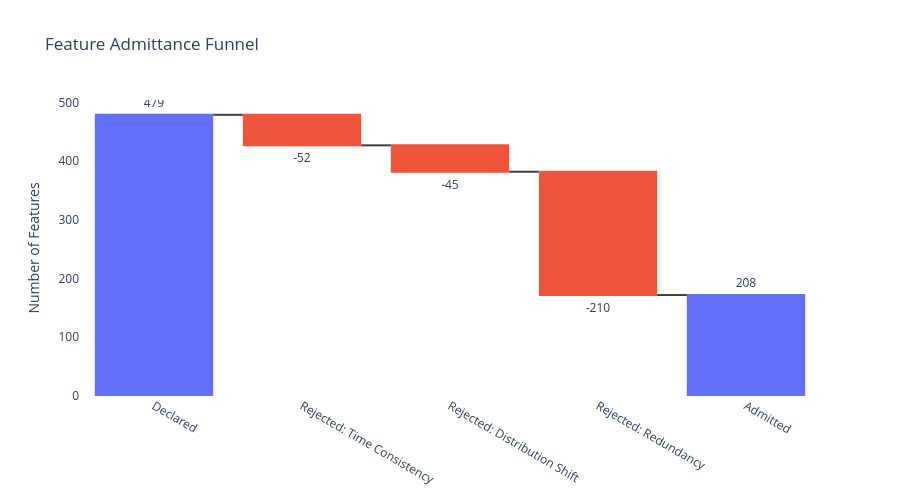

The cell this chart's notebook holds for it:
### Code cell
# Prepare data for waterfall chart
steps = ["Declared"]
measures = ["absolute"]
values = [summary.get("declared", 0)]

for check, count in rejections_by_check.items():
    if count > 0:
        steps.append(f"Rejected: {check.replace('_', ' ').title()}")
        measures.append("relative")
        values.append(-count)

if summary.get("overridden", 0) > 0:
    steps.append("Manual Overrides")
    measures.append("relative")
    values.append(summary.get("overridden", 0))

steps.append("Admitted")
measures.append("total")
values.append(summary.get("admitted", 0))

fig = go.Figure(go.Waterfall(
    name="Feature Contract",
    orientation="v",
    measure=measures,
    x=steps,
    textposition="outside",
    text=[str(v) if m != "total" else str(v) for m, v in zip(measures, values)],
    y=values,
    connector={"line":{"color":"rgb(63, 63, 63)"}},
    decreasing={"marker":{"color":"#ef553b"}},
    increasing={"marker":{"color":"#00cc96"}},
    totals={"marker":{"color":"#636efa"}}
))

fig.update_layout(
    title="Feature Admittance Funnel",
    showlegend=False,
    plot_bgcolor='rgba(0,0,0,0)',
    yaxis_title="Number of Features",
    height=500
)

fig.show()

### Figure 1 — Plotly figure (JSON) as saved in the notebook; plotly's stock layout.template omitted (floating-point values rounded to 4 significant figures)
{"data": [{"connector": {"line": {"color": "rgb(63, 63, 63)"}}, "decreasing": {"marker": {"color": "#ef553b"}}, "increasing": {"marker": {"color": "#00cc96"}}, "measure": ["absolute", "relative", "relative", "relative", "total"], "name": "Feature Contract", "orientation": "v", "text": ["479", "-52", "-45", "-210", "208"], "textposition": "outside", "totals": {"marker": {"color": "#636efa"}}, "type": "waterfall", "x": ["Declared", "Rejected: Time Consistency", "Rejected: Distribution Shift", "Rejected: Redundancy", "Admitted"], "y": [479, -52, -45, -210, 208]}], "layout": {"height": 500, "plot_bgcolor": "rgba(0,0,0,0)", "showlegend": false, "title": {"text": "Feature Admittance Funnel"}, "yaxis": {"title": {"text": "Number of Features"}}}}
